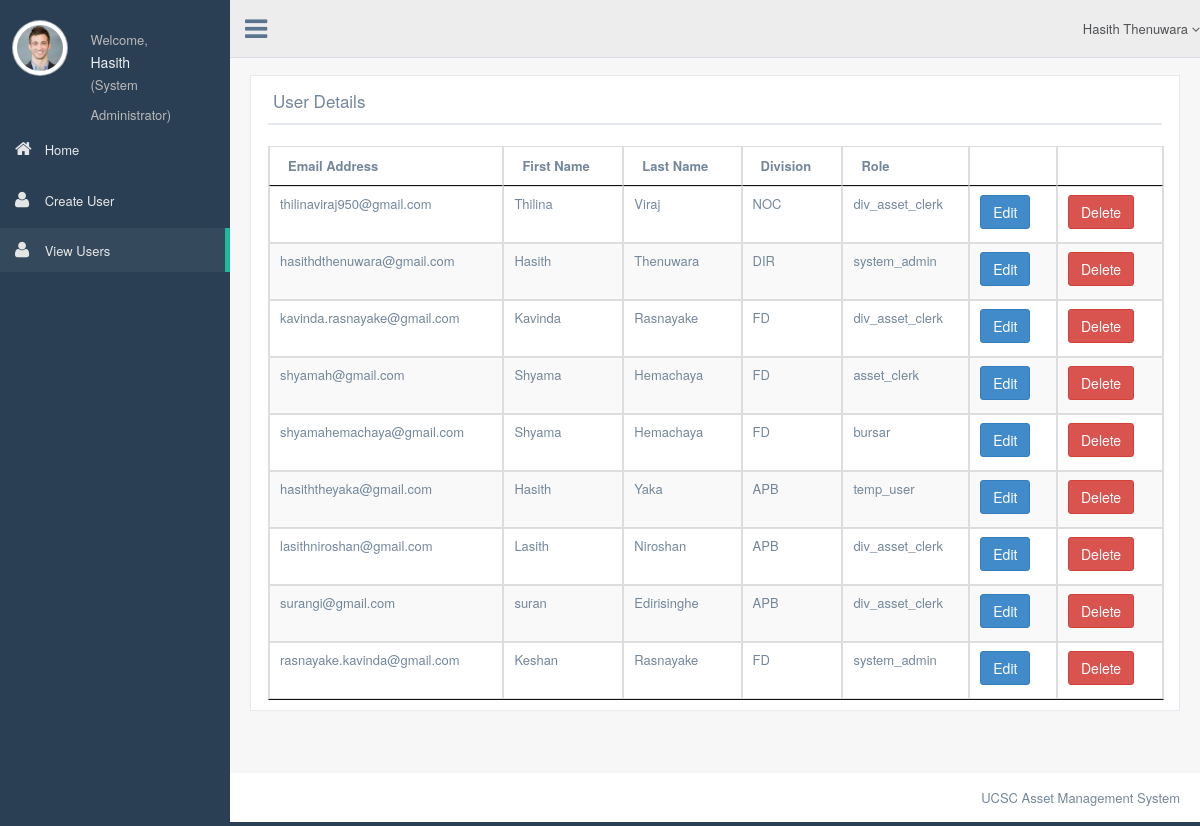
/userDetails.php (signed in), run on the app's committed database.
### tables this page shows
CREATE TABLE `user` (
  `user_ID` int(11) NOT NULL,
  `user_email` varchar(60) NOT NULL,
  `user_password` varchar(128) NOT NULL,
  `first_name` varchar(30) NOT NULL,
  `last_name` varchar(30) NOT NULL,
  `user_level` varchar(60) NOT NULL,
  `division` varchar(4) NOT NULL,
  `gender` varchar(1) NOT NULL,
  `Contact_Number` varchar(20) DEFAULT NULL
);

### server_access.php (called while the page is built, shortened)
<?php
class dbConnect
{
    private static $instance = NULL;
    private function __construct(){
        $this->dbh=new mysqli(DB_HOST, DB_USER, DB_PASSWORD, DB_DATABASE);
        return $this->dbh;
    }
    public static function connect(){
        if (self::$instance == NULL){
            self::$instance = new dbConnect();
        }
        return self::$instance;
    }
}

### function.php (called while the page is built, shortened)
<?php
include "server_access.php";
class FAssetClerk{
   function retrieve_user_level_name($user_level){
       $level_array = array('asset_clerk' => "Asset Clerk", 'dp_registrar'=>'Deputy Registrar', 'div_asset_clerk' => "Divisional Asset Clerk", "bursar" => "Bursar", "system_admin" => "System Administrator", "temp_user" => "Temporary User");
       $level = $level_array[$user_level];
       return $level;
   }
}

### userDetails.php (the view, shortened to what this page needs)
<?php
require_once("function.php");
$log = new FAssetClerk();
require_once 'conection.php';
$user_details = $_SESSION['user_details']; $level = $log->retrieve_user_level_name($user_details['user_level']);
$first_name = $user_details['first_name'];
$last_name = $user_details['last_name'];
?>
<!DOCTYPE html>
<html lang="en">
<head>
    <link href="css/bootstrap.min.css" rel="stylesheet">
    <link href="fonts/css/font-awesome.min.css" rel="stylesheet">
    <link href="css/animate.min.css" rel="stylesheet">
    <link href="css/custom.css" rel="stylesheet">
    <link href="css/icheck/flat/green.css" rel="stylesheet">
    <link href="css/datatables/jquery.dataTables.min.css" rel="stylesheet" type="text/css" />
    <link href="css/datatables/buttons.bootstrap.min.css" rel="stylesheet" type="text/css" />
    <link href="css/datatables/fixedHeader.bootstrap.min.css" rel="stylesheet" type="text/css" />
    <link href="css/datatables/responsive.bootstrap.min.css" rel="stylesheet" type="text/css" />
    <link href="css/datatables/scroller.bootstrap.min.css" rel="stylesheet" type="text/css" />
</head>
<body class="nav-md">
<div class="container body">
<div class="main_container">
<div class="col-md-3 left_col">
    <div class="left_col scroll-view">
        <div class="profile">
            <div class="profile_pic">
                <img src="images/img.jpg" alt="..." class="img-circle profile_img">
            </div>
            <div class="profile_info">
                <span>Welcome,</span>
                <h2><?php echo $first_name;?></h2>               <span>(<?php echo $level;?>)</span>
            </div>
        </div>
        <br />
        <div id="sidebar-menu" class="main_menu_side hidden-print main_menu">
            <div class="menu_section">
               <ul class="nav side-menu">
                    <li><a href="sys_admin.php"><i class="fa fa-home"></i> Home </span></a></li>
                    <li><a href="createuser.php"><i class="fa fa-user"></i> Create User </span></a></li>
                    <li><a href="userDetails.php"><i class="fa fa-user"></i> View Users </span></a></li>
              </ul>
            </div>
        </div>
    </div>
</div>
<div class="top_nav">
    <div class="nav_menu">
        <nav class="" role="navigation">
            <div class="nav toggle">
                <a id="menu_toggle"><i class="fa fa-bars"></i></a>
            </div>
            <ul class="nav navbar-nav navbar-right">
                <li class="">
                    <a href="javascript:;" class="user-profile dropdown-toggle" data-toggle="dropdown" aria-expanded="false">
                        <?php echo "$first_name $last_name";?>
                        <span class=" fa fa-angle-down"></span>
                    </a>
                </li>
            </ul>
        </nav>
    </div>
</div>
<div class="right_col" role="main">
    <div class="">
        <div class="page-title">
        </div>
        <div class="row">
            <div class="col-md-12 col-sm-12 col-xs-12">
                <div class="x_panel">
                    <div class="x_title">
                        <h2> User Details</h2>
                        <div class="clearfix"></div>
                    </div>
                    <div class="x_content">
                    </div>
                    <form name="editDivision" method="POST" action="editDivision.php">
                        <table id="datatable" class="table table-striped table-bordered">
                            <thead>
                            <tr>
                                <th>Email Address</th>
                                <th>First Name</th>
                                <th>Last Name</th>
                                <th>Division</th>
                                <th>Role</th>
                                <th> </th>
                                <th> </th>
                            </tr>
                            </thead>
                            <tbody>
                            <?php
                            mysqli_select_db($conn, "ams");
                            $sql = "SELECT `user_id`,`user_email`,`first_name`, `last_name`, `division`, user_level FROM `user` ";
                            $result= $conn->query($sql);
                            ?>
                            <tr class="success">
                                <?php
                                if($result->num_rows > 0){
                                    $i = 1;
                                    while($row= $result->fetch_assoc()){
                                        echo "<tr><td>".$row["user_email"]."</td>"."<td>".$row["first_name"]."</td>"."<td>".$row["last_name"]."</td>"."<td>".$row["division"]."</td><td>".$row['user_level']."</td>";
                                        echo ("<td><a class='btn btn-primary' href='editUser.php?user_id=".$row['user_id']."'><i class='icon-ok'></i>Edit</a></td>");
                                        echo ("<td><button class='btn btn-danger' data-toggle='modal' data-target='#myModal$i'><i class='icon-warning-sign'></i>
                                             Delete</a></button></td> </tr>");
                                        $i++;
                                    }
                                }else{
                                    echo "0 results";
                                }
                                ?>
                            </tbody>
                </div>
            </div>
        </div>
                        </div>
      </div>
    </div>
  </div>
<footer>
            <div class="pull-right">
                UCSC Asset Management System
            </div>
            <div class="clearfix"></div>
        </footer>
        <div id="custom_notifications" class="custom-notifications dsp_none">
            <div class="clearfix"></div>
        </div>
</body>
</html>

### data on the page
user: user_email "thilinaviraj950@gmail.com", first_name "Thilina", last_name "Viraj", division "NOC", user_level "div_asset_clerk"
user: user_email "hasithdthenuwara@gmail.com", first_name "Hasith", last_name "Thenuwara", division "DIR", user_level "system_admin"
user: user_email "kavinda.rasnayake@gmail.com", first_name "Kavinda", last_name "Rasnayake", division "FD", user_level "div_asset_clerk"
user: user_email "shyamah@gmail.com", first_name "Shyama", last_name "Hemachaya", division "FD", user_level "asset_clerk"
user: user_email "shyamahemachaya@gmail.com", first_name "Shyama", last_name "Hemachaya", division "FD", user_level "bursar"
user: user_email "hasiththeyaka@gmail.com", first_name "Hasith", last_name "Yaka", division "APB", user_level "temp_user"
user: user_email "lasithniroshan@gmail.com", first_name "Lasith", last_name "Niroshan", division "APB", user_level "div_asset_clerk"
user: user_email "surangi@gmail.com", first_name "suran", last_name "Edirisinghe", division "APB", user_level "div_asset_clerk"
user: user_email "rasnayake.kavinda@gmail.com", first_name "Keshan", last_name "Rasnayake", division "FD", user_level "system_admin"

### other printed values
$first_name "Hasith"
$level "System Administrator"
$last_name "Thenuwara"
